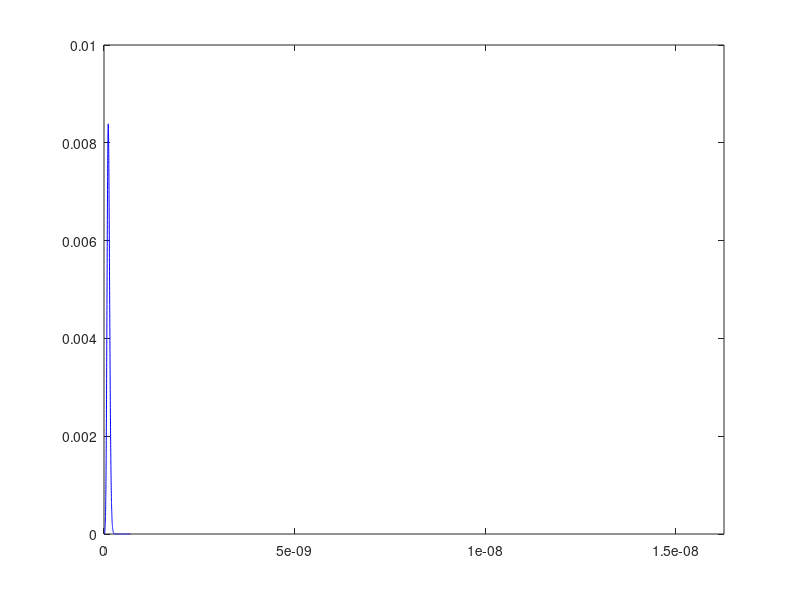

This chart was generated by the following MATLAB code:
clc
close all
clear all
n  = 1000;

x  = linspace(0e-10,5e-10,n);
xv = linspace(0e-10,7e-10,n)
V  = zeros(n,1);
De = 4.799; %eV
m  = 1.574e-27; %kg
b  = 1e10;
x0 = 1.01e-10; %m
h = (6.582e-16)^2; 
ep = 0.0414;
%dx = 1.419e-29;
dx = 3e-31; 

H = zeros(n,n);
alpha = (h/2*m);
term13 = -alpha*(1 / dx^2);
term2 = alpha*(2 / dx^2);

V = De*(1-exp(-b*(xv-x0))).^2;
% plot(xv,V)
for j = 1:n
    %Ensure the first entry does not result in an error
    if j-1>0
        H(j,j-1) = term13;
    end
    
    %Ensure the last entry does not result in an error
    if j+1< n+1
        H(j,j+1) = term13;
    end
    
    %The second term cannot result in an error
     H(j,j) = term2 + V(j);
    
end
[U,E] = eig(H);
for m = 1:n
    U(:,m) = U(:,m) / norm(U(:,m));
end
   
%Take the complex conjugate in order to plot probability density
P = U.*conj(U);
E(1,1)
plot(xv,P(:,1),'b')
xlim([0e-10,2.7e-10])
% % plot(x,v)
% % hold on
% % plot(x,y*10e7)
% % 
% % xlim([0e-10,9e-10])